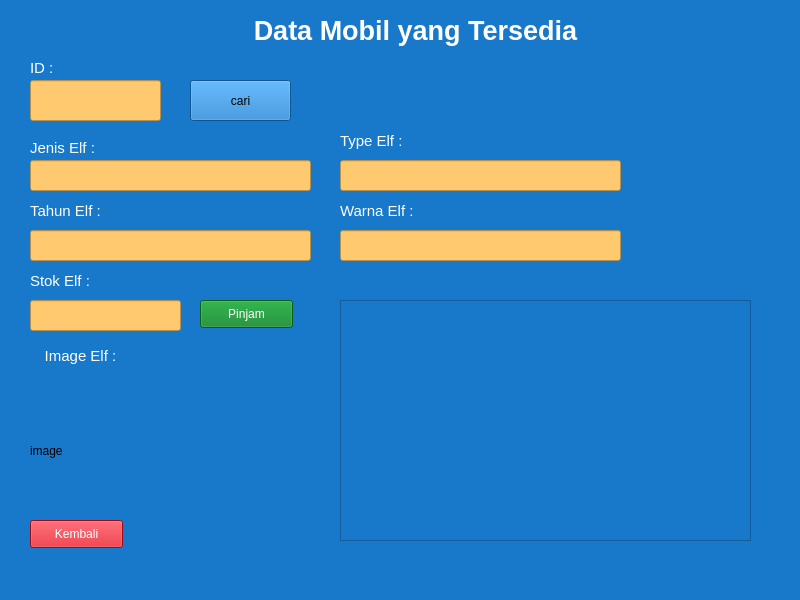
<?xml version="1.0" encoding="UTF-8"?>
<ui version="4.0">
 <class>MainWindow</class>
 <widget class="QMainWindow" name="MainWindow">
  <property name="geometry">
   <rect>
    <x>0</x>
    <y>0</y>
    <width>800</width>
    <height>600</height>
   </rect>
  </property>
  <property name="windowTitle">
   <string>MainWindow</string>
  </property>
  <property name="styleSheet">
   <string notr="true">background-color: rgb(24, 121, 202);</string>
  </property>
  <widget class="QWidget" name="centralwidget">
   <widget class="QLineEdit" name="lineEdit_5">
    <property name="geometry">
     <rect>
      <x>340</x>
      <y>230</y>
      <width>281</width>
      <height>31</height>
     </rect>
    </property>
    <property name="styleSheet">
     <string notr="true">background-color: rgb(220, 220, 220);
background-color: rgb(255, 202, 111);</string>
    </property>
   </widget>
   <widget class="QLabel" name="label">
    <property name="geometry">
     <rect>
      <x>200</x>
      <y>10</y>
      <width>431</width>
      <height>41</height>
     </rect>
    </property>
    <property name="font">
     <font>
      <pointsize>20</pointsize>
      <weight>75</weight>
      <bold>true</bold>
     </font>
    </property>
    <property name="styleSheet">
     <string notr="true">color: rgb(255, 255, 255);</string>
    </property>
    <property name="text">
     <string>Data Mobil yang Tersedia</string>
    </property>
    <property name="alignment">
     <set>Qt::AlignCenter</set>
    </property>
   </widget>
   <widget class="QLineEdit" name="lineEdit">
    <property name="geometry">
     <rect>
      <x>30</x>
      <y>80</y>
      <width>131</width>
      <height>41</height>
     </rect>
    </property>
    <property name="styleSheet">
     <string notr="true">background-color: rgb(255, 202, 111);</string>
    </property>
   </widget>
   <widget class="QPushButton" name="pushButton">
    <property name="geometry">
     <rect>
      <x>30</x>
      <y>520</y>
      <width>93</width>
      <height>28</height>
     </rect>
    </property>
    <property name="styleSheet">
     <string notr="true">color: rgb(255, 255, 255);
background-color: rgb(212, 17, 30);</string>
    </property>
    <property name="text">
     <string>Kembali</string>
    </property>
   </widget>
   <widget class="QLabel" name="label_8">
    <property name="geometry">
     <rect>
      <x>30</x>
      <y>200</y>
      <width>121</width>
      <height>21</height>
     </rect>
    </property>
    <property name="font">
     <font>
      <pointsize>11</pointsize>
     </font>
    </property>
    <property name="styleSheet">
     <string notr="true">color: rgb(255, 255, 255);</string>
    </property>
    <property name="text">
     <string>Tahun Elf :</string>
    </property>
   </widget>
   <widget class="QLabel" name="label_10">
    <property name="geometry">
     <rect>
      <x>30</x>
      <y>340</y>
      <width>101</width>
      <height>31</height>
     </rect>
    </property>
    <property name="font">
     <font>
      <pointsize>11</pointsize>
     </font>
    </property>
    <property name="styleSheet">
     <string notr="true">color: rgb(255, 255, 255);</string>
    </property>
    <property name="text">
     <string>Image Elf :</string>
    </property>
    <property name="alignment">
     <set>Qt::AlignCenter</set>
    </property>
   </widget>
   <widget class="QLabel" name="label_5">
    <property name="geometry">
     <rect>
      <x>30</x>
      <y>60</y>
      <width>41</width>
      <height>16</height>
     </rect>
    </property>
    <property name="font">
     <font>
      <pointsize>11</pointsize>
     </font>
    </property>
    <property name="styleSheet">
     <string notr="true">color: rgb(255, 255, 255);</string>
    </property>
    <property name="text">
     <string>ID :</string>
    </property>
   </widget>
   <widget class="QPushButton" name="pushButton_2">
    <property name="geometry">
     <rect>
      <x>200</x>
      <y>300</y>
      <width>93</width>
      <height>28</height>
     </rect>
    </property>
    <property name="styleSheet">
     <string notr="true">background-color: rgb(22, 22, 22);
color: rgb(255, 255, 255);
background-color: rgb(6, 131, 35);</string>
    </property>
    <property name="text">
     <string>Pinjam</string>
    </property>
   </widget>
   <widget class="QLineEdit" name="lineEdit_3">
    <property name="geometry">
     <rect>
      <x>340</x>
      <y>160</y>
      <width>281</width>
      <height>31</height>
     </rect>
    </property>
    <property name="styleSheet">
     <string notr="true">background-color: rgb(220, 220, 220);
background-color: rgb(255, 202, 111);</string>
    </property>
   </widget>
   <widget class="QLineEdit" name="lineEdit_4">
    <property name="geometry">
     <rect>
      <x>30</x>
      <y>230</y>
      <width>281</width>
      <height>31</height>
     </rect>
    </property>
    <property name="styleSheet">
     <string notr="true">background-color: rgb(220, 220, 220);
background-color: rgb(255, 202, 111);</string>
    </property>
   </widget>
   <widget class="QLabel" name="label_6">
    <property name="geometry">
     <rect>
      <x>30</x>
      <y>140</y>
      <width>111</width>
      <height>16</height>
     </rect>
    </property>
    <property name="font">
     <font>
      <pointsize>11</pointsize>
     </font>
    </property>
    <property name="styleSheet">
     <string notr="true">color: rgb(255, 255, 255);</string>
    </property>
    <property name="text">
     <string>Jenis Elf :</string>
    </property>
   </widget>
   <widget class="QLineEdit" name="lineEdit_2">
    <property name="geometry">
     <rect>
      <x>30</x>
      <y>160</y>
      <width>281</width>
      <height>31</height>
     </rect>
    </property>
    <property name="styleSheet">
     <string notr="true">background-color: rgb(255, 202, 111);</string>
    </property>
   </widget>
   <widget class="QLabel" name="label_11">
    <property name="geometry">
     <rect>
      <x>430</x>
      <y>440</y>
      <width>51</width>
      <height>21</height>
     </rect>
    </property>
    <property name="font">
     <font>
      <pointsize>9</pointsize>
     </font>
    </property>
    <property name="styleSheet">
     <string notr="true">color: rgb(255, 255, 255);</string>
    </property>
    <property name="text">
     <string/>
    </property>
   </widget>
   <widget class="QLabel" name="label_9">
    <property name="geometry">
     <rect>
      <x>340</x>
      <y>200</y>
      <width>121</width>
      <height>21</height>
     </rect>
    </property>
    <property name="font">
     <font>
      <pointsize>11</pointsize>
     </font>
    </property>
    <property name="styleSheet">
     <string notr="true">color: rgb(255, 255, 255);</string>
    </property>
    <property name="text">
     <string>Warna Elf :</string>
    </property>
   </widget>
   <widget class="QLabel" name="label_12">
    <property name="geometry">
     <rect>
      <x>30</x>
      <y>270</y>
      <width>121</width>
      <height>21</height>
     </rect>
    </property>
    <property name="font">
     <font>
      <pointsize>11</pointsize>
     </font>
    </property>
    <property name="styleSheet">
     <string notr="true">color: rgb(255, 255, 255);</string>
    </property>
    <property name="text">
     <string>Stok Elf :</string>
    </property>
   </widget>
   <widget class="QLabel" name="label_7">
    <property name="geometry">
     <rect>
      <x>340</x>
      <y>130</y>
      <width>111</width>
      <height>21</height>
     </rect>
    </property>
    <property name="font">
     <font>
      <pointsize>11</pointsize>
     </font>
    </property>
    <property name="styleSheet">
     <string notr="true">color: rgb(255, 255, 255);</string>
    </property>
    <property name="text">
     <string>Type Elf :</string>
    </property>
   </widget>
   <widget class="QLineEdit" name="lineEdit_6">
    <property name="geometry">
     <rect>
      <x>30</x>
      <y>300</y>
      <width>151</width>
      <height>31</height>
     </rect>
    </property>
    <property name="styleSheet">
     <string notr="true">background-color: rgb(220, 220, 220);
background-color: rgb(255, 202, 111);</string>
    </property>
   </widget>
   <widget class="QPushButton" name="pushButton_3">
    <property name="geometry">
     <rect>
      <x>190</x>
      <y>80</y>
      <width>101</width>
      <height>41</height>
     </rect>
    </property>
    <property name="text">
     <string>cari</string>
    </property>
   </widget>
   <widget class="QLabel" name="label_2">
    <property name="geometry">
     <rect>
      <x>30</x>
      <y>390</y>
      <width>141</width>
      <height>121</height>
     </rect>
    </property>
    <property name="text">
     <string>image</string>
    </property>
   </widget>
   <widget class="QTableWidget" name="tableWidget">
    <property name="geometry">
     <rect>
      <x>340</x>
      <y>300</y>
      <width>411</width>
      <height>241</height>
     </rect>
    </property>
   </widget>
  </widget>
  <widget class="QMenuBar" name="menubar">
   <property name="geometry">
    <rect>
     <x>0</x>
     <y>0</y>
     <width>800</width>
     <height>26</height>
    </rect>
   </property>
  </widget>
  <widget class="QStatusBar" name="statusbar"/>
 </widget>
 <resources/>
 <connections/>
</ui>
